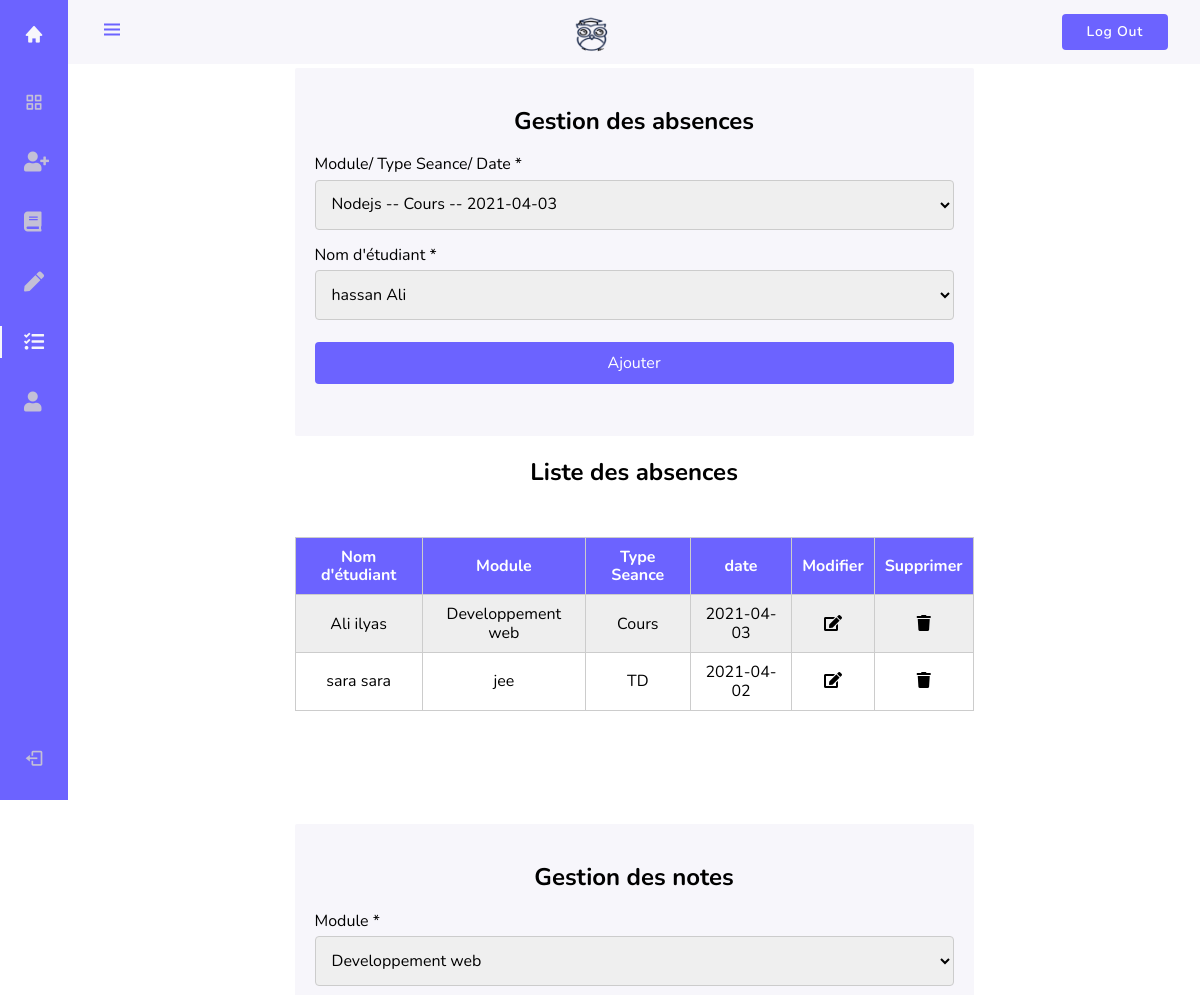
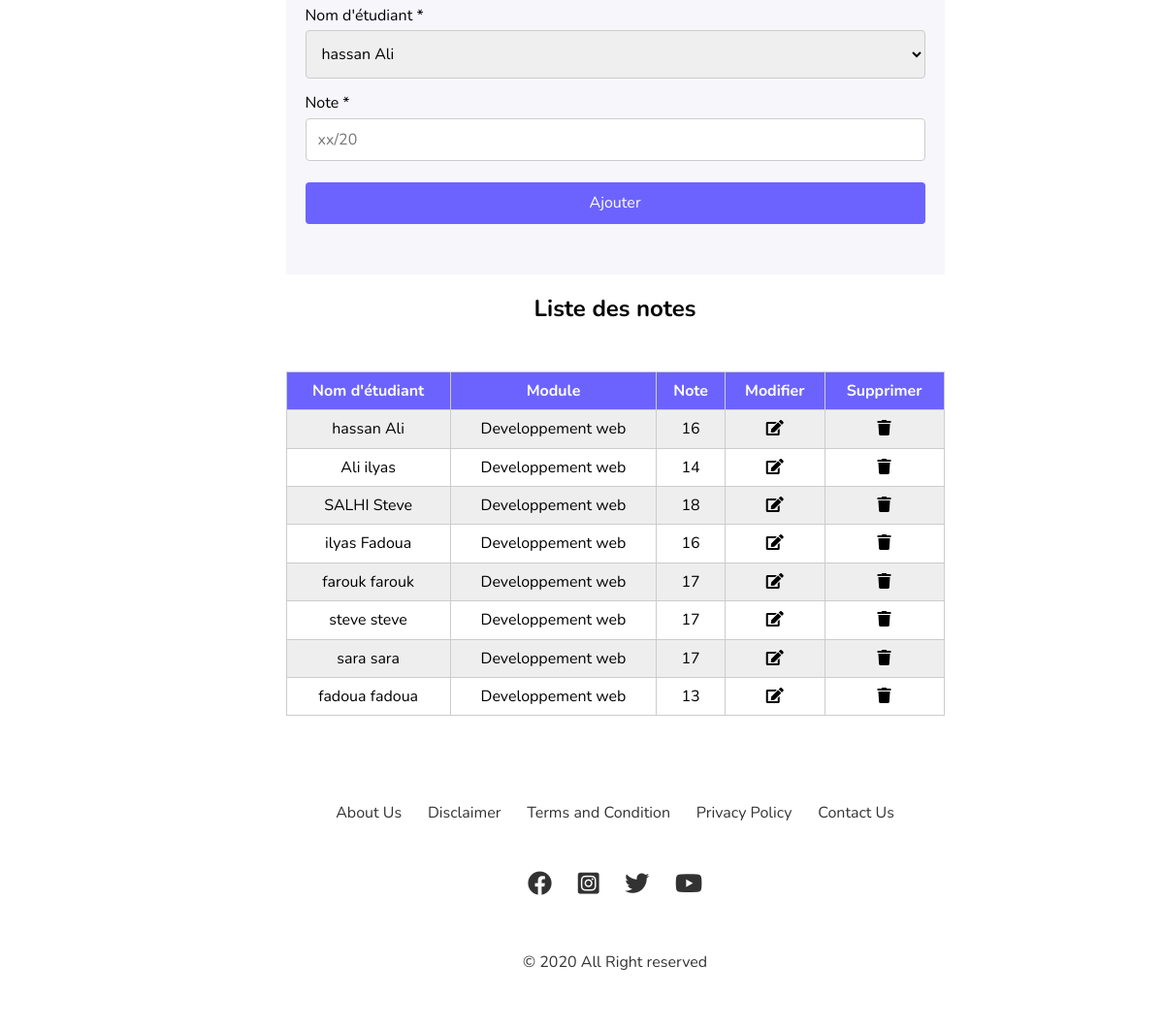
Page /gsNoteAbsence.php (signed in) on the committed database (2 pictures, top to bottom).
### tables this page shows
CREATE TABLE `module` (
  `id_module` int(11) NOT NULL,
  `intitule_module` varchar(30) NOT NULL,
  `fk_enseigne` int(11) NOT NULL
);

CREATE TABLE `etudiant` (
  `id_etudiant` int(11) NOT NULL,
  `CNE` int(11) NOT NULL,
  `nom_etu` varchar(25) NOT NULL,
  `prenom_etu` varchar(25) NOT NULL,
  `date_naiss_etu` date DEFAULT NULL,
  `adresse_etu` varchar(50) DEFAULT NULL,
  `ville_etu` varchar(30) DEFAULT NULL,
  `email_etu` varchar(30) NOT NULL,
  `phone_etu` varchar(30) DEFAULT NULL,
  `fk_user` int(11) NOT NULL
);

CREATE TABLE `seance` (
  `id_seance` int(11) NOT NULL,
  `date_seance` date NOT NULL,
  `heure_debut` time DEFAULT NULL,
  `heure_fin` time DEFAULT NULL,
  `type_seance` varchar(15) NOT NULL,
  `fk_seance_module` int(11) NOT NULL,
  `fk_seance_enseignant` int(11) NOT NULL
);

CREATE TABLE `note` (
  `id_note` int(11) NOT NULL,
  `note_module` int(11) NOT NULL,
  `fk_module` int(11) NOT NULL,
  `fk_etudiant` int(11) NOT NULL
);

### gsNoteAbsence.php (the view, shortened to what this page needs)
<?php
require_once "connect.php";
$fk_enseigne = $_SESSION['id'];
$results_seance1  = mysqli_query($db, "SELECT module.intitule_module,etudiant.nom_etu,etudiant.prenom_etu, seance.type_seance, seance.date_seance from absence
INNER JOIN seance on absence.fk_seance = seance.id_seance and seance.fk_seance_enseignant = '$fk_enseigne'
INNER JOIN etudiant on absence.fk_etudiant = etudiant.id_etudiant
INNER JOIN module on seance.fk_seance_module = module.id_module");
$results_module  = mysqli_query($db, "SELECT * FROM module WHERE fk_enseigne = '$fk_enseigne' ");
$results_etudiant  = mysqli_query($db, "SELECT id_etudiant, nom_etu, prenom_etu FROM etudiant");
$results_etudiant1  = mysqli_query($db, "SELECT id_etudiant, nom_etu, prenom_etu FROM etudiant");
$results_absence = mysqli_query($db, "SELECT module.intitule_module,etudiant.nom_etu,etudiant.prenom_etu, seance.type_seance, seance.date_seance FROM absence,seance,etudiant,module
WHERE module.id_module = seance.id_seance and etudiant.id_etudiant = absence.fk_etudiant and seance.id_seance = absence.fk_seance  and  module.fk_enseigne = '$fk_enseigne' ");
$results_note = mysqli_query($db, "SELECT module.intitule_module,note.note_module,etudiant.nom_etu,etudiant.prenom_etu FROM note
INNER JOIN module on module.id_module = note.fk_module  and module.fk_enseigne = '$fk_enseigne'
INNER JOIN etudiant on etudiant.id_etudiant = note.fk_etudiant;");
?>
<!DOCTYPE html>
<html lang="en">
<head>
  <link href="https://cdn.jsdelivr.net/npm/boxicons@2.0.5/css/boxicons.min.css" rel="stylesheet" />
  <link rel="stylesheet" href="https://cdnjs.cloudflare.com/ajax/libs/font-awesome/5.15.2/css/all.min.css" />
  <link rel="stylesheet" href="sass/normalize.css" />
  <link rel="stylesheet" href="sass/gsNoteAbsence.css" />
</head>
<body id="body-pd">
  <header class="header" id="header">
    <div class="header__toggle">
      <i class="bx bx-menu" id="header-toggle"></i>
    </div>
    <div class="header__img">
      <a href="index.php">
        <img src="img/logo/logo.png" alt="" />
      </a>
    </div>
    <div>
      <form action="logout.php">
        <button class="btn-log">Log Out</button>
      </form>
    </div>
  </header>
  <div class="l-navbar" id="nav-bar">
    <nav class="nav">
      <div>
        <a href="index.php" class="nav__logo">
          <i class="bx bxs-home nav__logo-icon"></i>
        </a>
        <div class="nav__list">
          <a href="enseignant.php" class="nav__link">
            <i class="bx bx-grid-alt nav__icon"></i>
          </a>
          <a href="insertEtu.php" class="nav__link">
            <i class="fas fa-user-plus nav__icon"></i>
          </a>
          <a href="insertModule.php" class="nav__link">
            <i class="fas fa-book nav__icon"></i>
          </a>
          <a href="insertSeance.php" class="nav__link">
            <i class="fas fa-pen nav__icon"></i>
          </a>
          <a href="gsNoteAbsence.php" class="nav__link active">
            <i class="fas fa-tasks nav__icon"></i>
          </a>
          <a href="contact.php" class="nav__link">
            <i class="fas fa-user nav__icon"></i>
          </a>
        </div>
      </div>
      <a href="logout.php" class="nav__link">
        <i class="bx bx-log-out nav__icon"></i>
      </a>
    </nav>
  </div>
  <div class="insert-abs-container">
    <form action="server.php" method="post" name="absencesForm">
      <h2>Gestion des absences</h2>
      <label for="abs_id_seance">Module/ Type Seance/ Date *</label>
      <select name="abs_id_seance" id="">
        <?php while ($row = mysqli_fetch_array($results_seance1)) { ?>
          <option value="<?php echo $row['id_seance']; ?>"><?php echo $row['intitule_module'] . " -- " . $row['type_seance'] . " -- " . $row['date_seance']; ?></option>
        <?php } ?>
      </select>
      <label for="abs_id_etudiant">Nom d'étudiant *</label>
      <select name="abs_id_etudiant" id="">
        <?php while ($row = mysqli_fetch_array($results_etudiant)) { ?>
          <option value="<?php echo $row['id_etudiant']; ?>"><?php echo $row['nom_etu'] . " " . $row['prenom_etu']; ?></option>
        <?php } ?>
      </select>
      <input id="btn" name="ajouterabsences" type="submit" value="Ajouter" />
    </form>
  </div>
  <table style="overflow-x: auto">
    <h2>
      Liste des absences
    </h2>
    <thead>
      <tr>
        <th>Nom d'étudiant</th>
        <th>Module</th>
        <th>Type Seance</th>
        <th>date</th>
        <th>Modifier</th>
        <th>Supprimer</th>
      </tr>
    </thead>
    <tbody>
      <?php while ($row = mysqli_fetch_array($results_absence)) { ?>
        <tr>
          <td data-column=""><?php echo $row['nom_etu'] . " " . $row['prenom_etu']; ?></td>
          <td data-column=""><?php echo $row['intitule_module']; ?></td>
          <td data-column=""><?php echo $row['type_seance']; ?></td>
          <td data-column=""><?php echo $row['date_seance']; ?></td>
          <td data-column="Modifier">
            <i class="fas fa-edit table-edit-icon"></i>
          </td>
          <td data-column="Supprimer">
            <i class="fas fa-trash table-trash-icon"></i>
          </td>
        </tr>
      <?php } ?>
    </tbody>
  </table>
  <div class="insert-note-container">
    <form action="server.php" method="post" name="NoteForm">
      <h2>Gestion des notes</h2>
      <label for="nt_module">Module *</label>
      <select name="nt_module" id="">
        <?php while ($row = mysqli_fetch_array($results_module)) { ?>
          <option value="<?php echo $row['id_module']; ?>"><?php echo $row['intitule_module']; ?></option>
        <?php } ?>
      </select>
      <label for="nt_id_etudiant">Nom d'étudiant *</label>
      <select name="nt_id_etudiant" id="">
        <?php while ($row = mysqli_fetch_array($results_etudiant1)) { ?>
          <option value="<?php echo $row['id_etudiant']; ?>"><?php echo $row['nom_etu'] . " " . $row['prenom_etu']; ?></option>
        <?php } ?>
      </select>
      <label for="note">Note *</label>
      <input name="nt_note" value="" placeholder="xx/20" type="number" min="0" max="20">
      <input id="btn" name="ajouternote" type="submit" value="Ajouter" />
    </form>
  </div>
  <table style="overflow-x: auto">
    <h2>
      Liste des notes
    </h2>
    <thead>
      <tr>
        <th>Nom d'étudiant</th>
        <th>Module</th>
        <th>Note</th>
        <th>Modifier</th>
        <th>Supprimer</th>
      </tr>
    </thead>
    <tbody>
      <?php while ($row = mysqli_fetch_array($results_note)) { ?>
        <tr>
          <td data-column=""><?php echo $row['nom_etu'] . " " . $row['prenom_etu']; ?></td>
          <td data-column=""><?php echo $row['intitule_module']; ?></td>
          <td data-column=""><?php echo $row['note_module']; ?></td>
          <td data-column="Modifier">
            <i class="fas fa-edit table-edit-icon"></i>
          </td>
          <td data-column="Supprimer">
            <i class="fas fa-trash table-trash-icon"></i>
          </td>
        </tr>
      <?php } ?>
    </tbody>
  </table>
  <?php include 'footer.php' ?>
</body>
</html>

### sass/gsNoteAbsence.css (style rules this page uses)
:root { --header-height: 3rem; --nav-width: 68px; --first-color: #6C63FF; --first-color-hover:#32408f; --first-color-light: #c4c0d6; --white-color: #F7F6FB; --body-font: 'Nunito', sans-serif; --normal-font-size: 1rem; --z-fixed: 100; }
body { position: relative; margin: var(--header-height) 0 0 0; padding: 0; font-family: var(--body-font); font-size: var(--normal-font-size); transition: .5s; }
a { text-decoration: none; }
.btn-log { display: inline-block; text-decoration: none; font-size: 14px; font-weight: 600; letter-spacing: 0.7px; padding: 10px 25px; cursor: pointer; border-radius: 4px; border: none; color: white; background: var(--first-color); }
.header { width: 100%; height: var(--header-height); position: fixed; top: 0; left: 0; display: flex; align-items: center; justify-content: space-between; padding: 0 1rem; background-color: var(--white-color); z-index: var(--z-fixed); transition: .5s; }
.header__toggle { color: var(--first-color); font-size: 1.5rem; cursor: pointer; }
.header__img { width: 35px; height: 35px; display: flex; justify-content: center; border-radius: 50%; overflow: hidden; }
.header__img img { width: 40px; }
.l-navbar { position: fixed; top: 0; left: -30%; width: var(--nav-width); height: 100vh; background-color: var(--first-color); padding: .5rem 1rem 0 0; transition: .5s; z-index: var(--z-fixed); }
.nav { height: 100%; display: flex; flex-direction: column; justify-content: space-between; overflow: hidden; }
.nav__logo, .nav__link { display: grid; grid-template-columns: max-content max-content; align-items: center; column-gap: 1rem; padding: .5rem 0 .5rem 1.5rem; }
.nav__logo { margin-bottom: 2rem; }
.nav__logo-icon { font-size: 1.25rem; color: var(--white-color); }
.nav__link { position: relative; color: var(--first-color-light); margin-bottom: 1.5rem; transition: .3s; }
.nav__icon { font-size: 1.25rem; }
.active { color: var(--white-color); }
.active::before { content: ''; position: absolute; left: 0; width: 2px; height: 32px; background-color: var(--white-color); }
@media screen and (min-width: 768px) { body { margin: calc(var(--header-height) + 1rem) 0 0 0; padding-left: calc(var(--nav-width) + 0.01rem); } }
@media screen and (min-width: 768px) { .header { height: calc(var(--header-height) + 1rem); padding: 0 2rem 0 calc(var(--nav-width) + 2rem); } }
@media screen and (min-width: 768px) { .header__img { width: 40px; height: 40px; } }
@media screen and (min-width: 768px) { .header__img img { width: 45px; } }
@media screen and (min-width: 768px) { .l-navbar { left: 0; padding: 1rem 1rem 0 0; } }
table { width: 60%; border-collapse: collapse; margin: 50px auto; }
tr:nth-of-type(odd) { background: #eee; }
th { background: var(--first-color); color: white; font-weight: bold; }
td, th { padding: 10px; border: 1px solid #ccc; text-align: left; font-size: 16px; }
tr, td { text-align: center; }
.table-edit-icon { cursor: pointer; }
.table-trash-icon { cursor: pointer; }
.insert-abs-container, .insert-note-container { border-radius: 2px; background-color: var(--white-color); padding: 20px; margin: 10% auto; width: 60%; }
.insert-abs-container input, .insert-note-container input, .insert-abs-container select, .insert-note-container select, .insert-abs-container textarea, .insert-note-container textarea { width: 100%; padding: 12px; border: 1px solid #ccc; border-radius: 4px; box-sizing: border-box; margin-top: 6px; margin-bottom: 16px; resize: vertical; }
.insert-abs-container input[type="submit"], .insert-note-container input[type="submit"] { background-color: var(--first-color); color: white; padding: 12px 20px; border: none; border-radius: 4px; cursor: pointer; }
.insert-abs-container { margin: 6% auto 2% auto; }
.insert-note-container { margin: 10% auto 2% auto; }
table th { text-align: center; }
h2 { text-align: center; }

### rows in the picture
module: etudiant.nom_etu "Ali", etudiant.prenom_etu "ilyas", intitule_module "Developpement web", seance.type_seance "Cours", seance.date_seance "2021-04-03"
module: etudiant.nom_etu "sara", etudiant.prenom_etu "sara", intitule_module "jee", seance.type_seance "TD", seance.date_seance "2021-04-02"
note: fk_etudiant.nom_etu "hassan", fk_etudiant.prenom_etu "Ali", fk_module.intitule_module "Developpement web", note_module "16"
note: fk_etudiant.nom_etu "Ali", fk_etudiant.prenom_etu "ilyas", fk_module.intitule_module "Developpement web", note_module "14"
note: fk_etudiant.nom_etu "SALHI", fk_etudiant.prenom_etu "Steve", fk_module.intitule_module "Developpement web", note_module "18"
note: fk_etudiant.nom_etu "ilyas", fk_etudiant.prenom_etu "Fadoua", fk_module.intitule_module "Developpement web", note_module "16"
note: fk_etudiant.nom_etu "farouk", fk_etudiant.prenom_etu "farouk", fk_module.intitule_module "Developpement web", note_module "17"
note: fk_etudiant.nom_etu "steve", fk_etudiant.prenom_etu "steve", fk_module.intitule_module "Developpement web", note_module "17"
note: fk_etudiant.nom_etu "sara", fk_etudiant.prenom_etu "sara", fk_module.intitule_module "Developpement web", note_module "17"
note: fk_etudiant.nom_etu "fadoua", fk_etudiant.prenom_etu "fadoua", fk_module.intitule_module "Developpement web", note_module "13"

### other values in the picture
form field abs_id_seance "Nodejs -- Cours -- 2021-04-03"
form field abs_id_etudiant "hassan Ali"
form field nt_module "Developpement web"
form field nt_id_etudiant "hassan Ali"
